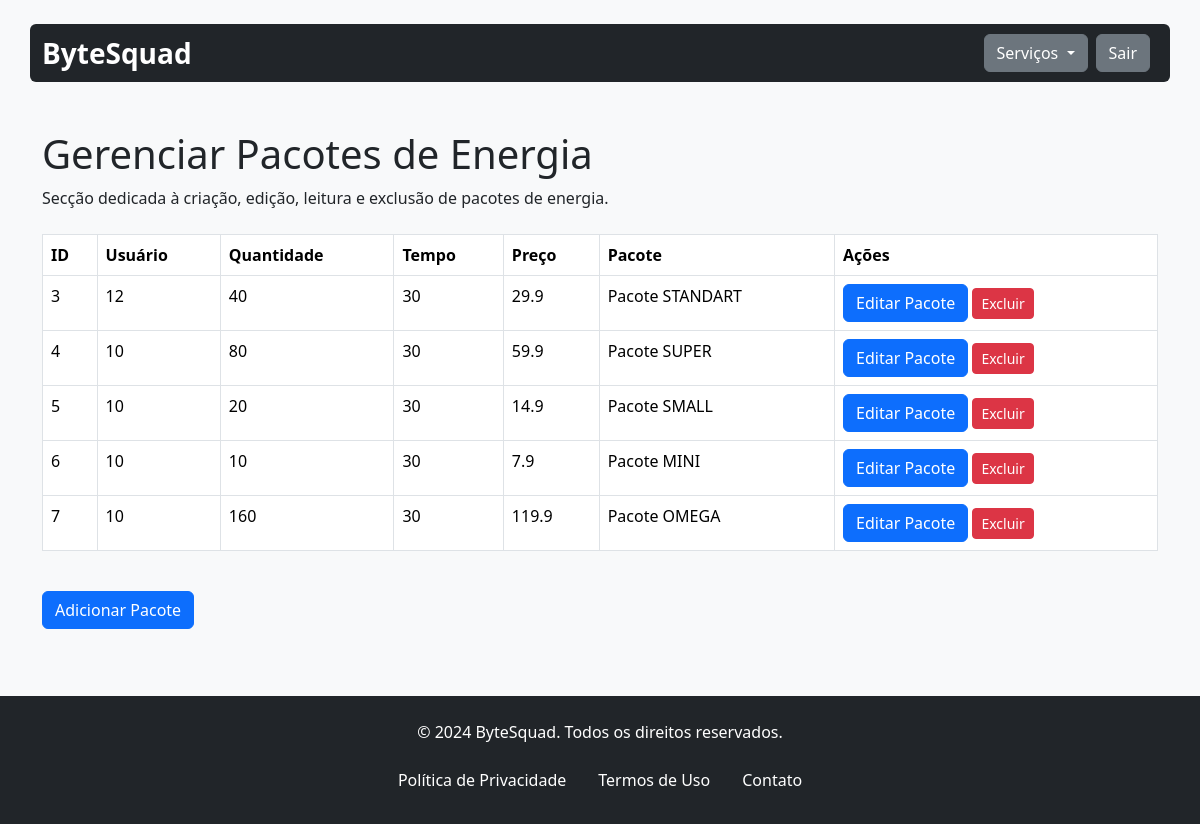
The page /gerenciarEnergia.php on the database its author committed.
### tables this page shows
CREATE TABLE `energia` (
  `id_energia` int(11) NOT NULL,
  `id` int(11) NOT NULL,
  `quantidade_energia` int(11) NOT NULL,
  `tempo_energia` int(11) NOT NULL,
  `preco_energia` float NOT NULL,
  `pacote_energia` varchar(100) NOT NULL
);

### assets/classes/energia.class.php (called while the page is built, shortened)
<?php
require 'conexao.class.php';
class Energia
{
    private $con;
    public function __construct()
    {
        $this->con = new Conexao();
    }
    public function listar()
    {
        try {
            $sql = $this->con->conectar()->prepare("
                SELECT energia.*
                FROM energia
            ");
            $sql->execute();
            return $sql->fetchAll(PDO::FETCH_ASSOC);
        } catch (PDOException $ex) {
            echo "ERRO: " . $ex->getMessage();
        }
    }
}

### assets/classes/conexao.class.php (called while the page is built)
<?php
class Conexao{
    private $servidor;
    private $senha;
    private $usuario;
    private $banco;
    private static $pdo;
    public function __construct(){
        $this->servidor = "localhost";
        $this->banco = "bytesquad";
        $this->senha = "";
        $this->usuario = "root";
    }
    public function conectar(){
        try{
            if(is_null(self::$pdo)){
                self::$pdo = new PDO("mysql:host=".$this->servidor."; dbname=".$this->banco, $this->usuario, $this->senha);
            }
            return self::$pdo;
        } catch(PDOException $ex){
            echo $ex->getMessage();
        }
    }
}

### gerenciarEnergia.php (the view, shortened to what this page needs)
<?php include 'assets/inc/header.inc.php';
include 'assets/classes/energia.class.php';
$energia = new Energia();
?>
<main class="container mt-5">
    <div class="header-content mb-4">
        <h1>Gerenciar Pacotes de Energia</h1>
        <p>Secção dedicada à criação, edição, leitura e exclusão de pacotes de energia.</p>
    </div>
    <div class="table-responsive mb-4">
        <table class="table table-bordered table-hover">
            <thead class="thead-light">
                <tr>
                    <th>ID</th>
                    <th>Usuário</th>
                    <th>Quantidade</th>
                    <th>Tempo</th>
                    <th>Preço</th>
                    <th>Pacote</th>
                    <th>Ações</th>
                </tr>
            </thead>
            <tbody>
                <?php
                $lista = $energia->listar();
                foreach ($lista as $item):
                    ?>
                    <tr>
                        <td><?php echo $item['id_energia'] ?></td>
                        <td><?php echo $item['id'] ?></td>
                        <td><?php echo $item['quantidade_energia'] ?></td>
                        <td><?php echo $item['tempo_energia'] ?></td>
                        <td><?php echo $item['preco_energia'] ?></td>
                        <td><?php echo $item['pacote_energia'] ?></td>
                        <td>
                            <button type="button" class="btn btn-primary" data-bs-toggle="modal"
                                data-bs-target="#editarModal<?php echo $item['id_energia']; ?>">
                                Editar Pacote
                            </button>
                            <a href="deletarEnergia.php?id_energia=<?php echo $item['id_energia']; ?>"
                                class="btn btn-sm btn-danger"
                                onclick="return confirm('Você tem certeza que deseja excluir o Pacote <?php echo $item['id_energia'] ?>? ')">Excluir</a>
                        </td>
                    </tr>
                    <?php
                endforeach
                ?>
            </tbody>
        </table>
    </div>
    <button type="button" class="btn btn-primary" data-bs-toggle="modal" data-bs-target="#exampleModal">
        Adicionar Pacote
    </button>
</main>
<?php include 'assets/inc/footer.inc.php'; ?>
</body>
</html>

### assets/inc/header.inc.php (style rules this page uses)
html { height: 100%; }
body { position: relative; margin: 0; min-height: 100%; padding-bottom: 7.85rem; }

### rows shown on the page
energia: id_energia "3", id "12", quantidade_energia "40", tempo_energia "30", preco_energia "29.9", pacote_energia "Pacote STANDART"
energia: id_energia "4", id "10", quantidade_energia "80", tempo_energia "30", preco_energia "59.9", pacote_energia "Pacote SUPER"
energia: id_energia "5", id "10", quantidade_energia "20", tempo_energia "30", preco_energia "14.9", pacote_energia "Pacote SMALL"
energia: id_energia "6", id "10", quantidade_energia "10", tempo_energia "30", preco_energia "7.9", pacote_energia "Pacote MINI"
energia: id_energia "7", id "10", quantidade_energia "160", tempo_energia "30", preco_energia "119.9", pacote_energia "Pacote OMEGA"
